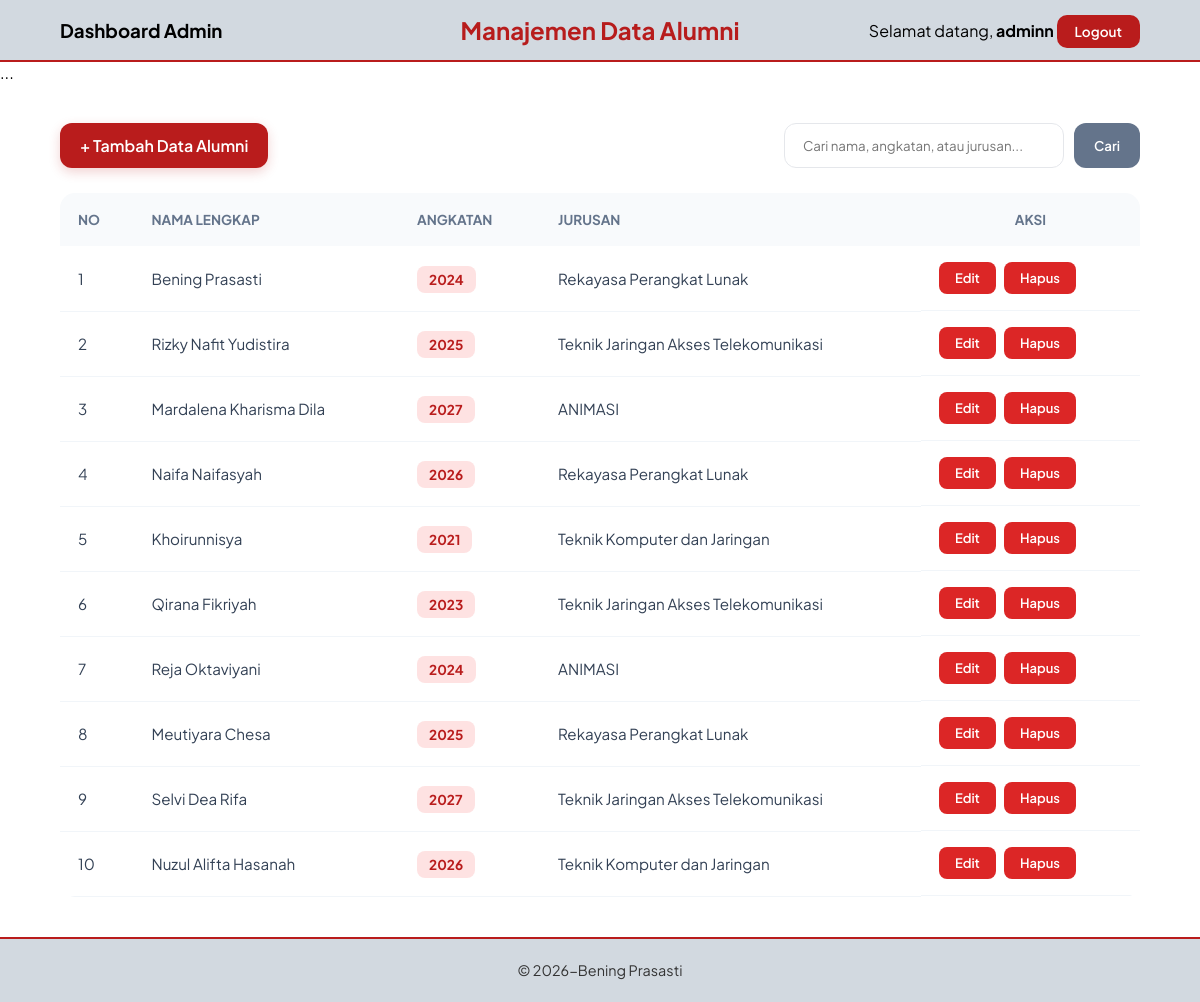
/dashboard_admin.php (signed in), run on the app's committed database.
### tables this page shows
CREATE TABLE `alumni` (
  `id` int(11) NOT NULL,
  `nama_lengkap` varchar(100) DEFAULT NULL,
  `angkatan` year(4) DEFAULT NULL,
  `jurusan` varchar(100) DEFAULT NULL
);

### dashboard_admin.php (the view, shortened to what this page needs)
<?php
include 'koneksi.php';
$keyword = "";
if (isset($_POST['search'])) {
    $keyword = $_POST['keyword'];
    $result = mysqli_query($conn, "SELECT * FROM alumni
        WHERE nama_lengkap LIKE '%$keyword%'
        OR angkatan LIKE '%$keyword%'
        OR jurusan LIKE '%$keyword%'");
} else {
    $result = mysqli_query($conn, "SELECT * FROM alumni");
}
?>
<!DOCTYPE html>
<html lang="id">
<head>
    <link rel="stylesheet" href="css/dashboard.css">
</head>
<body>
    <div class="admin-container">
        <header class="main-header">
            <div class="header-left">
            <h3>Dashboard Admin</h3>
            </div>
            <div class="header-center">
            <h2>Manajemen Data Alumni</h2>
            </div>
            <div class="header-right">
            <span>Selamat datang, <strong><?php echo $_SESSION['username']; ?></strong></span>
            <a href="logout.php" class="btn-logout">Logout</a>
            </div>
        </header>
        ...
    </div>
</body>
        <main class="content">
            <div class="action-bar">
            <a href="tambah.php" class="btn-add">+ Tambah Data Alumni</a>
            <form method="POST" class="search-form">
                <input type="text" name="keyword" placeholder="Cari nama, angkatan, atau jurusan..." value="<?php echo $keyword; ?>">
                 <button type="submit" name="search" class="btn-search">Cari</button>
            </form>
            </div>
        <div class="table-container">
            <table>
            <thead>
                <tr>
                    <th>No</th>
                    <th>Nama Lengkap</th>
                    <th>Angkatan</th>
                    <th>Jurusan</th>
                    <th style="text-align: center;">Aksi</th>
                </tr>
                    </thead>
                    <tbody>
                        <?php
    if (mysqli_num_rows($result) > 0) {
        $no = 1;
        while ($row = mysqli_fetch_assoc($result)) { ?>
                <tr>
                    <td><?php echo $no++; ?></td>
                    <td><?php echo $row['nama_lengkap']; ?></td>
                    <td><span class="badge-year"><?php echo $row['angkatan']; ?></span></td>
                    <td><?php echo $row['jurusan']; ?></td>
                    <td class="actions">
                        <a href="edit.php?id=<?php echo $row['id']; ?>" class="btn-edit">Edit</a>
                        <a href="delete.php?id=<?php echo $row['id']; ?>"
                           class="btn-delete"
                           onclick="return confirm('Apakah yakin ingin hapus data ini?')">Hapus</a>
                    </td>
                </tr>
            <?php }
                        } else {
                            echo "<tr><td colspan='5' class='empty-row'>Data tidak ditemukan atau masih kosong.</td></tr>";
                        }
                        ?>
                    </tbody>
                </table>
            </div>
        </main>
        <footer class="main-footer">
            <p>&copy; 2026-Bening Prasasti</p>
        </footer>
</html>

### css/dashboard.css (style rules this page uses)
* { margin: 0; padding: 0; box-sizing: border-box; font-family: 'Plus Jakarta Sans', sans-serif; }
body { display: flex; flex-direction: column; min-height: 100vh; margin: 0; position: relative; }
.admin-container { display: flex; flex-direction: column; flex: 1; }
.main-header { background: #d2d9e0; backdrop-filter: blur(10px); padding: 15px 5%; display: flex; justify-content: space-between; align-items: center; border-bottom: 2px solid #b91c1c; }
.header-left { flex: 1; text-align: left; }
.header-center { flex: 1; text-align: center; }
.header-right { flex: 1; text-align: right; }
.header-center h2 { color: #b71c1c; margin: 0; }
.header-left h3 { margin: 0; }
.btn-logout { text-decoration: none; background: #b91c1c; color: white; padding: 8px 18px; border-radius: 10px; font-weight: 600; font-size: 0.85rem; transition: 0.3s; }
.content { flex: 1; padding: 40px 5%; max-width: 1200px; margin: 0 auto; width: 100%; }
.action-bar { display: flex; justify-content: space-between; margin-bottom: 25px; gap: 15px; }
.search-form { display: flex; gap: 10px; }
.search-form input { padding: 12px 18px; border: 1.5px solid #e5e7eb; border-radius: 12px; width: 280px; outline: none; background: white; }
.btn-add { background: #b91c1c; color: white; padding: 12px 20px; border-radius: 12px; text-decoration: none; font-weight: 600; box-shadow: 0 4px 12px rgba(185, 28, 28, 0.2); }
.btn-search { padding: 12px 20px; background: #64748b; color: white; border: none; border-radius: 12px; cursor: pointer; font-weight: 600; }
.btn-edit, .btn-delete { text-decoration: none; font-size: 13px; font-weight: 600; padding: 8px 16px; border-radius: 8px; transition: 0.3s; display: inline-block; }
.btn-edit { background-color: #dc2626; color: white !important; }
.btn-delete { background-color: #dc2626; color: white !important; }
.table-container { overflow-x: auto; border-radius: 15px; }
table { width: 100%; border-collapse: collapse; background: white; }
th { background: #f8fafc; color: #64748b; padding: 18px; text-align: left; font-size: 0.85rem; font-weight: 700; text-transform: uppercase; }
td { padding: 16px 18px; border-bottom: 1px solid #f1f5f9; color: #334155; font-size: 0.95rem; }
.badge-year { background: #fee2e2; color: #b91c1c; padding: 5px 12px; border-radius: 8px; font-size: 0.85rem; font-weight: 700; }
.actions { display: flex; gap: 8px; }
.btn-edit { color: 961010; text-decoration: none; font-weight: 600; }
.btn-delete { color: #961010; text-decoration: none; font-weight: 600; }
.main-footer { background: #d2d9e0; backdrop-filter: blur(10px); padding: 20px; text-align: center; border-top: 2px solid #b91c1c; width: 100%; color: #333; font-size: 0.9rem; line-height: 1.6; }

### data on the page
alumni: nama_lengkap "Bening Prasasti", angkatan "2024", jurusan "Rekayasa Perangkat Lunak"
alumni: nama_lengkap "Rizky Nafit Yudistira", angkatan "2025", jurusan "Teknik Jaringan Akses Telekomunikasi"
alumni: nama_lengkap "Mardalena Kharisma Dila", angkatan "2027", jurusan "ANIMASI"
alumni: nama_lengkap "Naifa Naifasyah", angkatan "2026", jurusan "Rekayasa Perangkat Lunak"
alumni: nama_lengkap "Khoirunnisya", angkatan "2021", jurusan "Teknik Komputer dan Jaringan"
alumni: nama_lengkap "Qirana Fikriyah", angkatan "2023", jurusan "Teknik Jaringan Akses Telekomunikasi"
alumni: nama_lengkap "Reja Oktaviyani", angkatan "2024", jurusan "ANIMASI"
alumni: nama_lengkap "Meutiyara Chesa", angkatan "2025", jurusan "Rekayasa Perangkat Lunak"
alumni: nama_lengkap "Selvi Dea Rifa", angkatan "2027", jurusan "Teknik Jaringan Akses Telekomunikasi"
alumni: nama_lengkap "Nuzul Alifta Hasanah", angkatan "2026", jurusan "Teknik Komputer dan Jaringan"

### other printed values
$_SESSION['username'] "adminn"
